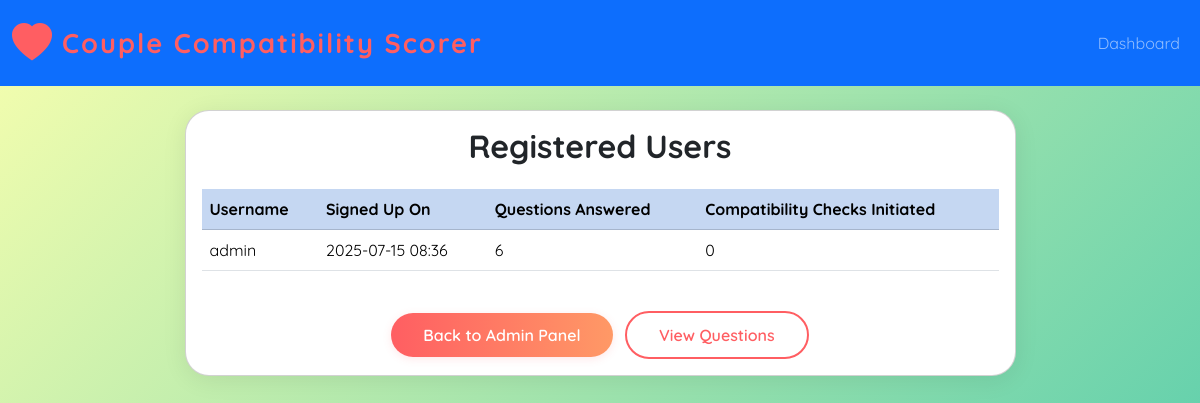
The app's page /admin/users (signed in) with its own data.
### app.py (models this page shows)
class User(db.Model, UserMixin):
    id = db.Column(db.Integer, primary_key=True)
    username = db.Column(db.String(150), unique=True, nullable=False)
    password_hash = db.Column(db.String(128), nullable=False)
    is_admin = db.Column(db.Boolean, default=False)
    signup_date = db.Column(db.DateTime, server_default=db.func.now()) # New column for signup date

### app.py (the view)
@app.route('/admin/users')
@login_required
def admin_users():
    if not current_user.is_admin:
        flash('Admin access required.', 'danger')
        return redirect(url_for('dashboard'))
    users_data = []
    all_users = User.query.all()
    for user in all_users:
        answered_questions_count = Response.query.filter_by(user_id=user.id).count()
        initiated_checks = CompatibilityLog.query.filter((CompatibilityLog.user1_username == user.username) | (CompatibilityLog.user2_username == user.username)).count()
        users_data.append({
            'username': user.username,
            'signup_date': user.signup_date.strftime('%Y-%m-%d %H:%M'), # Format date for display
            'questions_answered': answered_questions_count,
            'compatibility_checks': initiated_checks
        })
    return render_template('admin_users.html', users_data=users_data)

### app.py (called while the page is built)
@login_manager.user_loader
def load_user(user_id):
    return User.query.get(int(user_id))

### templates/admin_users.html (shortened to what this page needs)
<!DOCTYPE html>
<html lang="en">
<head>
    <link href="https://cdn.jsdelivr.net/npm/bootstrap@5.3.2/dist/css/bootstrap.min.css" rel="stylesheet">
    <link href="https://cdn.jsdelivr.net/npm/bootstrap-icons@1.11.3/font/bootstrap-icons.css" rel="stylesheet">
    <link rel="stylesheet" href="{{ url_for('static', filename='style.css') }}">
</head>
<body>
<nav class="navbar navbar-expand-lg navbar-dark bg-primary mb-4">
  <div class="container-fluid">
    <a class="navbar-brand d-flex align-items-center" href="{{ url_for('home') }}">
      <i class="bi bi-heart-fill quirky-heart me-2"></i> Couple Compatibility Scorer
    </a>
    <div class="collapse navbar-collapse" id="navbarNav">
      <ul class="navbar-nav ms-auto">
        <li class="nav-item"><a class="nav-link" href="{{ url_for('dashboard') }}">Dashboard</a></li>
      </ul>
    </div>
  </div>
</nav>
<div class="container mt-4">
    <div class="row justify-content-center">
        <div class="col-lg-10 col-xl-9">
            <div class="card" style="max-width: 1100px; margin: 0 auto;">
                <div class="card-body">
                    <h2 class="card-title mb-4 text-center">Registered Users</h2>
                    <div class="table-responsive">
                    <table class="table table-striped table-hover align-middle">
                        <tr class="table-primary">
                            <th>Username</th>
                            <th>Signed Up On</th>
                            <th>Questions Answered</th>
                            <th>Compatibility Checks Initiated</th>
                        </tr>
                        {% for user in users_data %}
                        <tr>
                            <td>{{ user.username }}</td>
                            <td>{{ user.signup_date }}</td>
                            <td>{{ user.questions_answered }}</td>
                            <td>{{ user.compatibility_checks }}</td>
                        </tr>
                        {% endfor %}
                    </table>
                    </div>
                    <div class="text-center mt-4">
                        <a href="{{ url_for('admin_panel') }}" class="btn btn-fancy">Back to Admin Panel</a>
                        <a href="{{ url_for('admin_questions') }}" class="btn btn-outline-fancy ms-2">View Questions</a>
                    </div>
                </div>
            </div>
        </div>
    </div>
</div>
</body>
</html>

### static/style.css (style rules this page uses)
body { font-family: 'Quicksand', Arial, sans-serif; background: linear-gradient(135deg, #f8ffae 0%, #43c6ac 100%); min-height: 100vh; }
.navbar-brand { font-weight: 700; letter-spacing: 2px; font-size: 1.7rem; color: #ff5e62 !important; }
.card { border-radius: 1.5rem; box-shadow: 0 4px 24px 0 rgba(0,0,0,0.08); }
.btn-fancy { background: linear-gradient(90deg, #ff5e62 0%, #ff9966 100%); color: #fff; border: none; border-radius: 2rem; font-weight: 600; padding: 0.6rem 2rem; transition: transform 0.2s, box-shadow 0.2s; box-shadow: 0 2px 8px 0 rgba(255,94,98,0.15); }
.btn-outline-fancy { border: 2px solid #ff5e62; color: #ff5e62; background: transparent; border-radius: 2rem; font-weight: 600; padding: 0.6rem 2rem; transition: background 0.2s, color 0.2s; }
h1, h2, h3, h4, h5 { font-family: 'Quicksand', Arial, sans-serif; font-weight: 700; }
.quirky-heart { color: #ff5e62; font-size: 2.5rem; animation: pulse 1.2s infinite alternate; }

### records on screen
User: username "admin", signup_date "2025-07-15 08:36", questions_answered "6", compatibility_checks "0"
